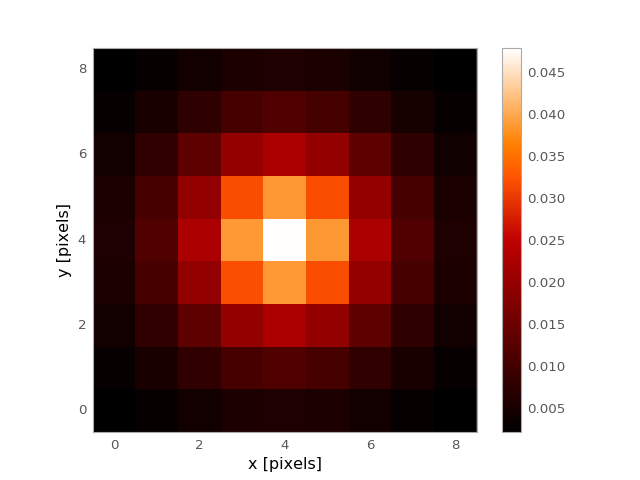

Write Python code to recreate this figure.
import matplotlib.pyplot as plt
from astropy.convolution import Moffat2DKernel
moffat_2D_kernel = Moffat2DKernel(3, 2)
plt.imshow(moffat_2D_kernel, interpolation='none', origin='lower')
plt.xlabel('x [pixels]')
plt.ylabel('y [pixels]')
plt.colorbar()
plt.show()
